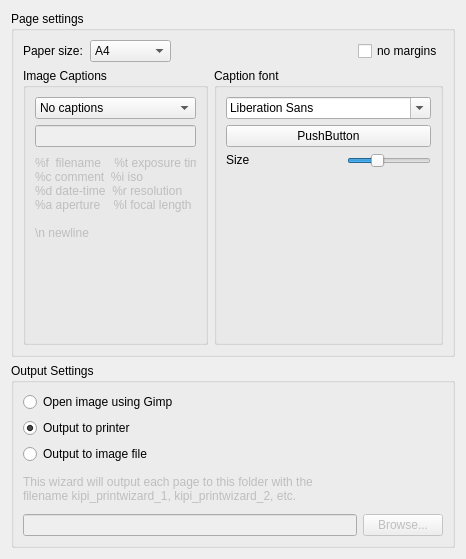
<ui version="4.0" >
 <class>InfoPage</class>
 <widget class="QWidget" name="InfoPage" >
  <property name="geometry" >
   <rect>
    <x>0</x>
    <y>0</y>
    <width>466</width>
    <height>559</height>
   </rect>
  </property>
  <property name="minimumSize" >
   <size>
    <width>430</width>
    <height>559</height>
   </size>
  </property>
  <layout class="QVBoxLayout" name="verticalLayout_6" >
   <item>
    <widget class="QGroupBox" name="groupBox" >
     <property name="title" >
      <string>Page settings</string>
     </property>
     <layout class="QVBoxLayout" name="verticalLayout_5" >
      <item>
       <layout class="QHBoxLayout" name="horizontalLayout_3" >
        <item>
         <layout class="QHBoxLayout" name="horizontalLayout" >
          <item>
           <widget class="QLabel" name="label" >
            <property name="minimumSize" >
             <size>
              <width>61</width>
              <height>16</height>
             </size>
            </property>
            <property name="text" >
             <string>Paper size:</string>
            </property>
           </widget>
          </item>
          <item>
           <widget class="QComboBox" name="CmbPaperSize" >
            <property name="minimumSize" >
             <size>
              <width>81</width>
              <height>22</height>
             </size>
            </property>
            <item>
             <property name="text" >
              <string>A4</string>
             </property>
            </item>
            <item>
             <property name="text" >
              <string>Letter</string>
             </property>
            </item>
            <item>
             <property name="text" >
              <string>A6</string>
             </property>
            </item>
            <item>
             <property name="text" >
              <string>10x15cm</string>
             </property>
            </item>
            <item>
             <property name="text" >
              <string>13x17cm</string>
             </property>
            </item>
           </widget>
          </item>
         </layout>
        </item>
        <item>
         <spacer name="horizontalSpacer" >
          <property name="orientation" >
           <enum>Qt::Horizontal</enum>
          </property>
          <property name="sizeHint" stdset="0" >
           <size>
            <width>40</width>
            <height>20</height>
           </size>
          </property>
         </spacer>
        </item>
        <item>
         <widget class="QCheckBox" name="m_fullbleed" >
          <property name="text" >
           <string>no margins</string>
          </property>
         </widget>
        </item>
       </layout>
      </item>
      <item>
       <layout class="QHBoxLayout" name="horizontalLayout_4" >
        <item>
         <widget class="QGroupBox" name="m_imageCaptions_2" >
          <property name="minimumSize" >
           <size>
            <width>0</width>
            <height>201</height>
           </size>
          </property>
          <property name="title" >
           <string>Image Captions</string>
          </property>
          <layout class="QVBoxLayout" name="verticalLayout_4" >
           <item>
            <widget class="QComboBox" name="m_captions" >
             <item>
              <property name="text" >
               <string>No captions</string>
              </property>
             </item>
             <item>
              <property name="text" >
               <string>Image file names</string>
              </property>
             </item>
             <item>
              <property name="text" >
               <string>Exif date-time</string>
              </property>
             </item>
             <item>
              <property name="text" >
               <string>Comments</string>
              </property>
             </item>
             <item>
              <property name="text" >
               <string>Free</string>
              </property>
             </item>
            </widget>
           </item>
           <item>
            <widget class="QLineEdit" name="m_FreeCaptionFormat" >
             <property name="enabled" >
              <bool>false</bool>
             </property>
            </widget>
           </item>
           <item>
            <widget class="QLabel" name="m_free_label" >
             <property name="enabled" >
              <bool>false</bool>
             </property>
             <property name="minimumSize" >
              <size>
               <width>161</width>
               <height>90</height>
              </size>
             </property>
             <property name="text" >
              <string>%f  filename    %t exposure time
%c comment  %i iso
%d date-time  %r resolution
%a aperture    %l focal length

\n newline</string>
             </property>
            </widget>
           </item>
           <item>
            <spacer name="verticalSpacer_2" >
             <property name="orientation" >
              <enum>Qt::Vertical</enum>
             </property>
             <property name="sizeHint" stdset="0" >
              <size>
               <width>20</width>
               <height>83</height>
              </size>
             </property>
            </spacer>
           </item>
          </layout>
         </widget>
        </item>
        <item>
         <widget class="QGroupBox" name="m_font_frame" >
          <property name="minimumSize" >
           <size>
            <width>191</width>
            <height>141</height>
           </size>
          </property>
          <property name="title" >
           <string>Caption font</string>
          </property>
          <layout class="QGridLayout" name="gridLayout" >
           <item row="0" column="0" >
            <widget class="QFontComboBox" name="m_font_name" />
           </item>
           <item row="1" column="0" >
            <widget class="KColorButton" name="m_font_color" >
             <property name="text" >
              <string>PushButton</string>
             </property>
            </widget>
           </item>
           <item row="2" column="0" >
            <layout class="QHBoxLayout" name="horizontalLayout_5" >
             <item>
              <widget class="QLabel" name="textLabel1_2" >
               <property name="sizePolicy" >
                <sizepolicy vsizetype="Fixed" hsizetype="MinimumExpanding" >
                 <horstretch>0</horstretch>
                 <verstretch>0</verstretch>
                </sizepolicy>
               </property>
               <property name="text" >
                <string>Size</string>
               </property>
               <property name="wordWrap" >
                <bool>false</bool>
               </property>
              </widget>
             </item>
             <item>
              <widget class="QSlider" name="m_font_size" >
               <property name="sizePolicy" >
                <sizepolicy vsizetype="Fixed" hsizetype="Fixed" >
                 <horstretch>0</horstretch>
                 <verstretch>0</verstretch>
                </sizepolicy>
               </property>
               <property name="minimum" >
                <number>2</number>
               </property>
               <property name="maximum" >
                <number>8</number>
               </property>
               <property name="singleStep" >
                <number>2</number>
               </property>
               <property name="pageStep" >
                <number>2</number>
               </property>
               <property name="value" >
                <number>4</number>
               </property>
               <property name="orientation" >
                <enum>Qt::Horizontal</enum>
               </property>
              </widget>
             </item>
            </layout>
           </item>
           <item row="3" column="0" >
            <spacer name="verticalSpacer" >
             <property name="orientation" >
              <enum>Qt::Vertical</enum>
             </property>
             <property name="sizeHint" stdset="0" >
              <size>
               <width>20</width>
               <height>159</height>
              </size>
             </property>
            </spacer>
           </item>
          </layout>
         </widget>
        </item>
       </layout>
      </item>
     </layout>
    </widget>
   </item>
   <item>
    <widget class="QGroupBox" name="GrpOutputSettings" >
     <property name="minimumSize" >
      <size>
       <width>0</width>
       <height>185</height>
      </size>
     </property>
     <property name="title" >
      <string>Output Settings</string>
     </property>
     <layout class="QVBoxLayout" name="verticalLayout_3" >
      <item>
       <layout class="QVBoxLayout" name="verticalLayout_2" >
        <item>
         <widget class="QRadioButton" name="RdoOutputGimp" >
          <property name="sizePolicy" >
           <sizepolicy vsizetype="Fixed" hsizetype="MinimumExpanding" >
            <horstretch>0</horstretch>
            <verstretch>0</verstretch>
           </sizepolicy>
          </property>
          <property name="text" >
           <string>Open image using Gimp</string>
          </property>
         </widget>
        </item>
        <item>
         <widget class="QRadioButton" name="RdoOutputPrinter" >
          <property name="sizePolicy" >
           <sizepolicy vsizetype="Fixed" hsizetype="MinimumExpanding" >
            <horstretch>0</horstretch>
            <verstretch>0</verstretch>
           </sizepolicy>
          </property>
          <property name="text" >
           <string>Output to printer</string>
          </property>
          <property name="checked" >
           <bool>true</bool>
          </property>
         </widget>
        </item>
        <item>
         <widget class="QRadioButton" name="RdoOutputFile" >
          <property name="sizePolicy" >
           <sizepolicy vsizetype="Fixed" hsizetype="MinimumExpanding" >
            <horstretch>0</horstretch>
            <verstretch>0</verstretch>
           </sizepolicy>
          </property>
          <property name="text" >
           <string>Output to image file</string>
          </property>
         </widget>
        </item>
       </layout>
      </item>
      <item>
       <layout class="QVBoxLayout" name="verticalLayout" >
        <item>
         <widget class="QLabel" name="label_outfile" >
          <property name="enabled" >
           <bool>false</bool>
          </property>
          <property name="text" >
           <string>This wizard will output each page to this folder with the 
filename kipi_printwizard_1, kipi_printwizard_2, etc.</string>
          </property>
         </widget>
        </item>
        <item>
         <layout class="QHBoxLayout" name="horizontalLayout_2" >
          <item>
           <widget class="QLineEdit" name="EditOutputPath" >
            <property name="enabled" >
             <bool>false</bool>
            </property>
           </widget>
          </item>
          <item>
           <widget class="QPushButton" name="BtnBrowseOutputPath" >
            <property name="enabled" >
             <bool>false</bool>
            </property>
            <property name="text" >
             <string>Browse...</string>
            </property>
           </widget>
          </item>
         </layout>
        </item>
       </layout>
      </item>
     </layout>
    </widget>
   </item>
  </layout>
 </widget>
 <customwidgets>
  <customwidget>
   <class>KColorButton</class>
   <extends>QPushButton</extends>
   <header>kcolorbutton.h</header>
  </customwidget>
 </customwidgets>
 <resources/>
 <connections>
  <connection>
   <sender>RdoOutputFile</sender>
   <signal>toggled(bool)</signal>
   <receiver>EditOutputPath</receiver>
   <slot>setEnabled(bool)</slot>
   <hints>
    <hint type="sourcelabel" >
     <x>202</x>
     <y>341</y>
    </hint>
    <hint type="destinationlabel" >
     <x>160</x>
     <y>408</y>
    </hint>
   </hints>
  </connection>
  <connection>
   <sender>RdoOutputFile</sender>
   <signal>toggled(bool)</signal>
   <receiver>label_outfile</receiver>
   <slot>setEnabled(bool)</slot>
   <hints>
    <hint type="sourcelabel" >
     <x>202</x>
     <y>341</y>
    </hint>
    <hint type="destinationlabel" >
     <x>202</x>
     <y>374</y>
    </hint>
   </hints>
  </connection>
  <connection>
   <sender>RdoOutputFile</sender>
   <signal>toggled(bool)</signal>
   <receiver>BtnBrowseOutputPath</receiver>
   <slot>setEnabled(bool)</slot>
   <hints>
    <hint type="sourcelabel" >
     <x>202</x>
     <y>341</y>
    </hint>
    <hint type="destinationlabel" >
     <x>295</x>
     <y>408</y>
    </hint>
   </hints>
  </connection>
 </connections>
</ui>
